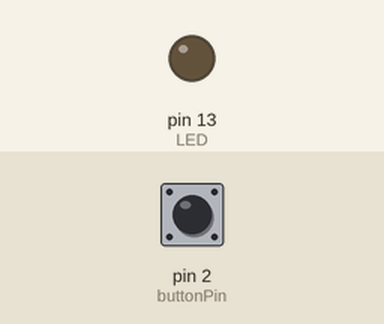
Bench run of a sketch on a simulated Arduino Uno, built with avr-gcc and run on an emulated ATmega328P. Parts: output pins drawn as LEDs (lit = HIGH). The inputs (shaded band) are chosen by the test bench; at power-on: pin 2 (buttonPin) LOW.

Above: at 1.2 s.
1.3 s: pin 2 (buttonPin) pulled HIGH for 0.15 s
At 1.37 s:
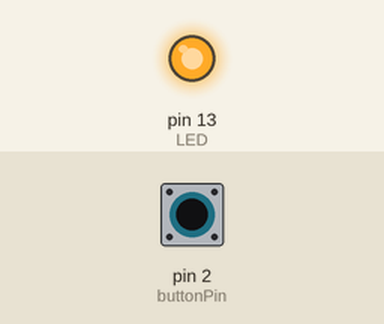
2.9 s: pin 2 (buttonPin) pulled HIGH for 3.2 s
At 6.8 s:
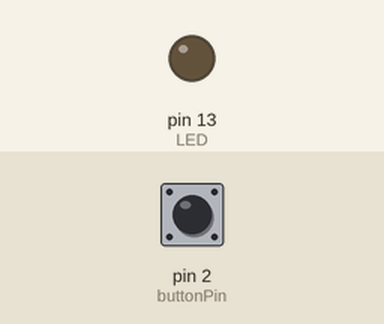
Timing chart, 0 to 8.3 s (numbered marks = the images above; inputs shaded):
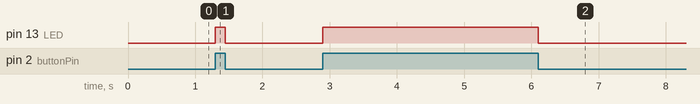

The sketch:

control_led_via_button.ino
```cpp
// Declare the pins for the Button and the LED
int buttonPin = 2;
int LED = 13;
void setup() {
// Define pin #2 as input
pinMode(buttonPin, INPUT);
// Define pin #13 as output, for the LED
pinMode(LED, OUTPUT);
}
void loop() {
// Read the value of the input. It can either be 1 or 0.
int buttonValue = digitalRead(buttonPin);
if (buttonValue == HIGH) {
// If button pushed, turn LED on
digitalWrite(LED,HIGH);
} else {
// Otherwise, turn the LED off
digitalWrite(LED, LOW);
}
}
```

Measured:
- after the input at 1.3 s, pin 13 (LED): LOW → HIGH at once, → LOW 0.15 s later
- after the input at 2.9 s, pin 13 (LED): LOW → HIGH at once, → LOW 3.2 s later
